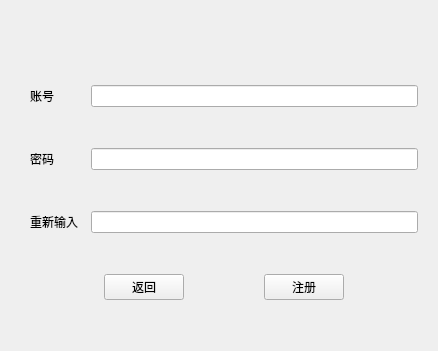
<?xml version="1.0" encoding="UTF-8"?>
<ui version="4.0">
 <class>Form</class>
 <widget class="QWidget" name="Form">
  <property name="geometry">
   <rect>
    <x>0</x>
    <y>0</y>
    <width>438</width>
    <height>351</height>
   </rect>
  </property>
  <property name="windowTitle">
   <string>注册</string>
  </property>
  <layout class="QVBoxLayout" name="verticalLayout">
   <property name="leftMargin">
    <number>30</number>
   </property>
   <property name="topMargin">
    <number>50</number>
   </property>
   <property name="rightMargin">
    <number>20</number>
   </property>
   <property name="bottomMargin">
    <number>12</number>
   </property>
   <item>
    <layout class="QHBoxLayout" name="horizontalLayout" stretch="1,6">
     <property name="bottomMargin">
      <number>0</number>
     </property>
     <item>
      <widget class="QLabel" name="label">
       <property name="text">
        <string>账号</string>
       </property>
      </widget>
     </item>
     <item>
      <widget class="QLineEdit" name="lineEdit"/>
     </item>
    </layout>
   </item>
   <item>
    <layout class="QHBoxLayout" name="horizontalLayout_2" stretch="1,6">
     <item>
      <widget class="QLabel" name="label_2">
       <property name="text">
        <string>密码</string>
       </property>
      </widget>
     </item>
     <item>
      <widget class="QLineEdit" name="lineEdit_2">
       <property name="echoMode">
        <enum>QLineEdit::Password</enum>
       </property>
      </widget>
     </item>
    </layout>
   </item>
   <item>
    <layout class="QHBoxLayout" name="horizontalLayout_3" stretch="1,6">
     <item>
      <widget class="QLabel" name="label_3">
       <property name="text">
        <string>重新输入</string>
       </property>
      </widget>
     </item>
     <item>
      <widget class="QLineEdit" name="lineEdit_3">
       <property name="echoMode">
        <enum>QLineEdit::Password</enum>
       </property>
      </widget>
     </item>
    </layout>
   </item>
   <item>
    <layout class="QHBoxLayout" name="horizontalLayout_4">
     <item>
      <widget class="QPushButton" name="pushButton">
       <property name="sizePolicy">
        <sizepolicy hsizetype="Fixed" vsizetype="Fixed">
         <horstretch>0</horstretch>
         <verstretch>0</verstretch>
        </sizepolicy>
       </property>
       <property name="text">
        <string>返回</string>
       </property>
      </widget>
     </item>
     <item>
      <widget class="QPushButton" name="pushButton_2">
       <property name="sizePolicy">
        <sizepolicy hsizetype="Fixed" vsizetype="Fixed">
         <horstretch>0</horstretch>
         <verstretch>0</verstretch>
        </sizepolicy>
       </property>
       <property name="text">
        <string>注册</string>
       </property>
      </widget>
     </item>
    </layout>
   </item>
  </layout>
 </widget>
 <resources/>
 <connections/>
</ui>
